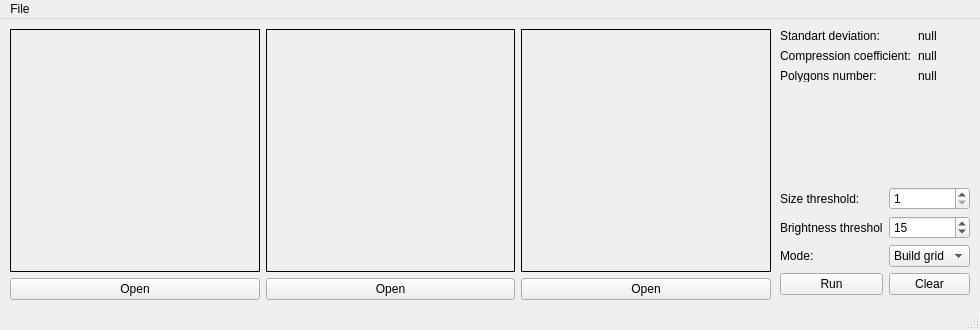
<?xml version="1.0" encoding="UTF-8"?>
<ui version="4.0">
 <class>ImageWindow</class>
 <widget class="QMainWindow" name="ImageWindow">
  <property name="geometry">
   <rect>
    <x>0</x>
    <y>0</y>
    <width>980</width>
    <height>330</height>
   </rect>
  </property>
  <property name="windowTitle">
   <string>Image</string>
  </property>
  <widget class="QWidget" name="mainWidget">
   <widget class="QWidget" name="gridLayoutWidget">
    <property name="geometry">
     <rect>
      <x>10</x>
      <y>10</y>
      <width>761</width>
      <height>271</height>
     </rect>
    </property>
    <layout class="QGridLayout" name="imagesLayout">
     <item row="0" column="2">
      <widget class="QLabel" name="finalImage">
       <property name="frameShape">
        <enum>QFrame::Box</enum>
       </property>
       <property name="text">
        <string/>
       </property>
      </widget>
     </item>
     <item row="0" column="0">
      <widget class="QLabel" name="originalImage">
       <property name="frameShape">
        <enum>QFrame::Box</enum>
       </property>
       <property name="text">
        <string/>
       </property>
      </widget>
     </item>
     <item row="0" column="1">
      <widget class="QLabel" name="stagedImage">
       <property name="frameShape">
        <enum>QFrame::Box</enum>
       </property>
       <property name="text">
        <string/>
       </property>
      </widget>
     </item>
     <item row="1" column="0">
      <widget class="QPushButton" name="openOriginalImage">
       <property name="text">
        <string>Open</string>
       </property>
      </widget>
     </item>
     <item row="1" column="1">
      <widget class="QPushButton" name="openStagedImage">
       <property name="text">
        <string>Open</string>
       </property>
      </widget>
     </item>
     <item row="1" column="2">
      <widget class="QPushButton" name="openFinalImage">
       <property name="text">
        <string>Open</string>
       </property>
      </widget>
     </item>
    </layout>
   </widget>
   <widget class="QWidget" name="gridLayoutWidget_2">
    <property name="geometry">
     <rect>
      <x>780</x>
      <y>168</y>
      <width>190</width>
      <height>111</height>
     </rect>
    </property>
    <layout class="QGridLayout" name="controlLayout">
     <item row="0" column="1">
      <widget class="QSpinBox" name="sizeSpin">
       <property name="minimum">
        <number>1</number>
       </property>
       <property name="maximum">
        <number>8</number>
       </property>
       <property name="value">
        <number>1</number>
       </property>
      </widget>
     </item>
     <item row="0" column="0">
      <widget class="QLabel" name="sizeThrshldLabel">
       <property name="text">
        <string>Size threshold:</string>
       </property>
      </widget>
     </item>
     <item row="1" column="0">
      <widget class="QLabel" name="brightnessThrshldLabel">
       <property name="text">
        <string>Brightness threshold:</string>
       </property>
      </widget>
     </item>
     <item row="1" column="1">
      <widget class="QSpinBox" name="brightnessSpin">
       <property name="maximum">
        <number>255</number>
       </property>
       <property name="value">
        <number>15</number>
       </property>
      </widget>
     </item>
     <item row="2" column="1">
      <widget class="QComboBox" name="modeBox">
       <item>
        <property name="text">
         <string>Build grid</string>
        </property>
       </item>
      </widget>
     </item>
     <item row="2" column="0">
      <widget class="QLabel" name="modeLabel">
       <property name="text">
        <string>Mode:</string>
       </property>
      </widget>
     </item>
     <item row="3" column="0">
      <widget class="QPushButton" name="runButton">
       <property name="text">
        <string>Run</string>
       </property>
      </widget>
     </item>
     <item row="3" column="1">
      <widget class="QPushButton" name="clearButton">
       <property name="text">
        <string>Clear</string>
       </property>
      </widget>
     </item>
    </layout>
   </widget>
   <widget class="QWidget" name="gridLayoutWidget_3">
    <property name="geometry">
     <rect>
      <x>780</x>
      <y>10</y>
      <width>191</width>
      <height>53</height>
     </rect>
    </property>
    <layout class="QGridLayout" name="infoLayout">
     <item row="1" column="1">
      <widget class="QLabel" name="compressionCoefficientValue">
       <property name="text">
        <string>null</string>
       </property>
      </widget>
     </item>
     <item row="2" column="1">
      <widget class="QLabel" name="polygonsNumberValue">
       <property name="text">
        <string>null</string>
       </property>
      </widget>
     </item>
     <item row="0" column="1">
      <widget class="QLabel" name="standartDeviationValue">
       <property name="text">
        <string>null</string>
       </property>
      </widget>
     </item>
     <item row="1" column="0">
      <widget class="QLabel" name="compressionCoefficientLabel">
       <property name="text">
        <string>Compression coefficient:</string>
       </property>
      </widget>
     </item>
     <item row="2" column="0">
      <widget class="QLabel" name="polygonsNumberLabel">
       <property name="text">
        <string>Polygons number:</string>
       </property>
      </widget>
     </item>
     <item row="0" column="0">
      <widget class="QLabel" name="standartDeviationLabel">
       <property name="text">
        <string>Standart deviation:</string>
       </property>
      </widget>
     </item>
    </layout>
   </widget>
  </widget>
  <widget class="QMenuBar" name="menuBar">
   <property name="geometry">
    <rect>
     <x>0</x>
     <y>0</y>
     <width>980</width>
     <height>20</height>
    </rect>
   </property>
   <widget class="QMenu" name="menuFile">
    <property name="title">
     <string>File</string>
    </property>
   </widget>
   <addaction name="menuFile"/>
  </widget>
  <widget class="QStatusBar" name="statusBar"/>
 </widget>
 <resources/>
 <connections/>
</ui>
